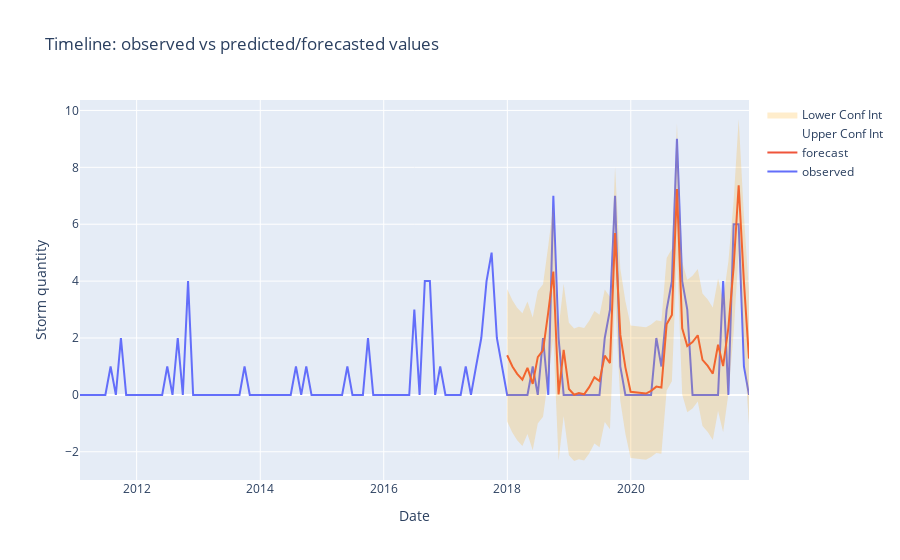

Notebook cell for this chart:
### Code cell
plot_forecast_prediction_plotly(tropical_depression_2011, mean_prediction_s_depression,
                         lower_s_limits, upper_s_limits)
